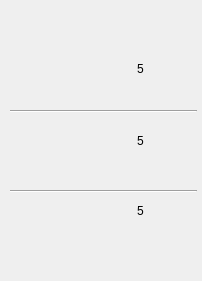
<?xml version="1.0" encoding="UTF-8"?>
<ui version="4.0">
 <class>ProtectStatusForm</class>
 <widget class="QWidget" name="ProtectStatusForm">
  <property name="geometry">
   <rect>
    <x>0</x>
    <y>0</y>
    <width>202</width>
    <height>281</height>
   </rect>
  </property>
  <property name="windowTitle">
   <string>Form</string>
  </property>
  <layout class="QGridLayout" name="gridLayout">
   <property name="leftMargin">
    <number>0</number>
   </property>
   <property name="topMargin">
    <number>0</number>
   </property>
   <property name="rightMargin">
    <number>0</number>
   </property>
   <property name="bottomMargin">
    <number>0</number>
   </property>
   <item row="0" column="0">
    <widget class="QWidget" name="protect_status" native="true">
     <property name="styleSheet">
      <string notr="true">#protect_status{
border-image: url(:/image/主页_保护状态.png);
}
QLabel{
background:transparent;
}
#label_totalVoltageOverProtect{
border-image: url(:/image/过充电压.png);
}
#widget_battery_bak,#widget_battery_bak_2,#widget_battery_bak_3
{
	border-image: url(:/image/电源.png);
	background:transparent;
}
#label_totalVoltageLowProtect{
	border-image: url(:/image/低电压警告.png);
}
#label_shortCircuitProtect{
	border-image: url(:/image/输出短路.png);
}
Line{
	background-color: rgb(23, 54, 133);
}

</string>
     </property>
     <widget class="QLabel" name="label_totalVoltageOverProtect">
      <property name="geometry">
       <rect>
        <x>10</x>
        <y>68</y>
        <width>91</width>
        <height>21</height>
       </rect>
      </property>
      <property name="text">
       <string/>
      </property>
     </widget>
     <widget class="QLabel" name="label_totalVoltageLowProtect">
      <property name="geometry">
       <rect>
        <x>10</x>
        <y>140</y>
        <width>91</width>
        <height>21</height>
       </rect>
      </property>
      <property name="text">
       <string/>
      </property>
     </widget>
     <widget class="QLabel" name="label_shortCircuitProtect">
      <property name="geometry">
       <rect>
        <x>10</x>
        <y>210</y>
        <width>101</width>
        <height>21</height>
       </rect>
      </property>
      <property name="text">
       <string/>
      </property>
     </widget>
     <widget class="QWidget" name="widget_battery_bak" native="true">
      <property name="geometry">
       <rect>
        <x>120</x>
        <y>58</y>
        <width>45</width>
        <height>45</height>
       </rect>
      </property>
      <widget class="QLabel" name="label_totalVoltageOverProtect_num">
       <property name="geometry">
        <rect>
         <x>10</x>
         <y>0</y>
         <width>21</width>
         <height>21</height>
        </rect>
       </property>
       <property name="text">
        <string>5</string>
       </property>
       <property name="alignment">
        <set>Qt::AlignCenter</set>
       </property>
      </widget>
     </widget>
     <widget class="QWidget" name="widget_battery_bak_2" native="true">
      <property name="geometry">
       <rect>
        <x>120</x>
        <y>130</y>
        <width>45</width>
        <height>45</height>
       </rect>
      </property>
      <widget class="QLabel" name="label_totalVoltageLowProtect_num">
       <property name="geometry">
        <rect>
         <x>10</x>
         <y>0</y>
         <width>21</width>
         <height>21</height>
        </rect>
       </property>
       <property name="text">
        <string>5</string>
       </property>
       <property name="alignment">
        <set>Qt::AlignCenter</set>
       </property>
      </widget>
     </widget>
     <widget class="QWidget" name="widget_battery_bak_3" native="true">
      <property name="geometry">
       <rect>
        <x>120</x>
        <y>200</y>
        <width>45</width>
        <height>45</height>
       </rect>
      </property>
      <widget class="QLabel" name="label_label_shortCircuitProtect_num">
       <property name="geometry">
        <rect>
         <x>10</x>
         <y>0</y>
         <width>21</width>
         <height>21</height>
        </rect>
       </property>
       <property name="text">
        <string>5</string>
       </property>
       <property name="alignment">
        <set>Qt::AlignCenter</set>
       </property>
      </widget>
     </widget>
     <widget class="Line" name="line">
      <property name="geometry">
       <rect>
        <x>10</x>
        <y>110</y>
        <width>187</width>
        <height>2</height>
       </rect>
      </property>
      <property name="orientation">
       <enum>Qt::Horizontal</enum>
      </property>
     </widget>
     <widget class="Line" name="line_2">
      <property name="geometry">
       <rect>
        <x>10</x>
        <y>190</y>
        <width>187</width>
        <height>2</height>
       </rect>
      </property>
      <property name="orientation">
       <enum>Qt::Horizontal</enum>
      </property>
     </widget>
    </widget>
   </item>
  </layout>
 </widget>
 <resources/>
 <connections/>
</ui>
